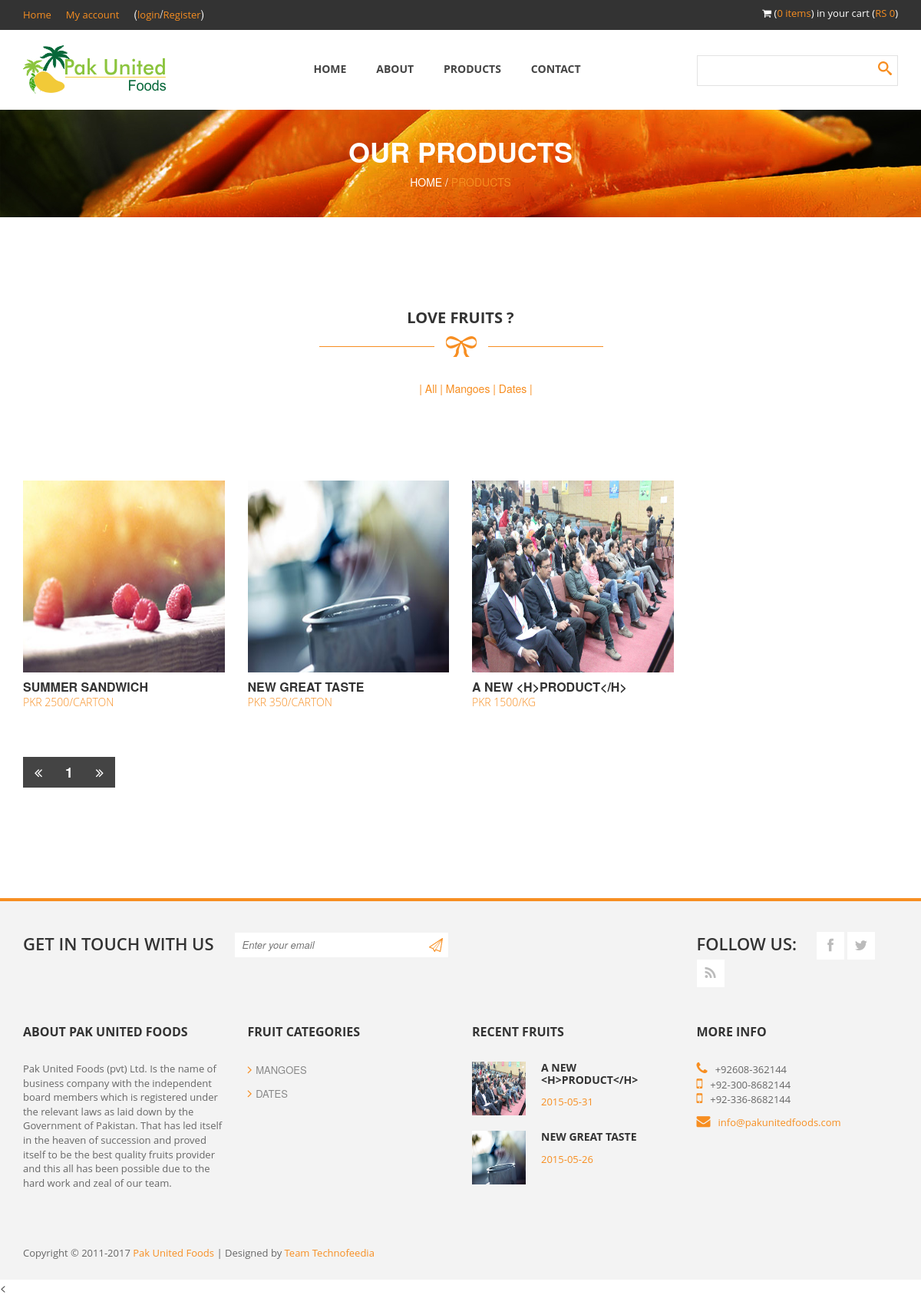
Page /Codebase/products.php on the committed database.
### tables this page shows
CREATE TABLE IF NOT EXISTS `fruits` (
`fruit_id` int(11) NOT NULL,
  `fruit_name` varchar(70) DEFAULT NULL,
  `fruit_time` timestamp NULL DEFAULT CURRENT_TIMESTAMP
);

CREATE TABLE IF NOT EXISTS `items` (
`item_id` int(11) NOT NULL,
  `item_name` varchar(60) NOT NULL,
  `item_fruit` int(11) NOT NULL,
  `item_desc` mediumtext NOT NULL,
  `item_image` varchar(255) NOT NULL,
  `item_price` float NOT NULL,
  `item_unit` varchar(100) NOT NULL,
  `item_active` int(1) NOT NULL DEFAULT '1',
  `item_time` timestamp NOT NULL DEFAULT CURRENT_TIMESTAMP
);

CREATE TABLE IF NOT EXISTS `contact` (
  `ptcl` varchar(15) NOT NULL,
  `mobile1` varchar(16) NOT NULL,
  `mobile2` varchar(16) NOT NULL,
  `email` text NOT NULL,
  `facebook` text NOT NULL,
  `twitter` text NOT NULL,
  `rss` text NOT NULL,
  `mapx` decimal(13,7) DEFAULT NULL,
  `mapy` decimal(13,7) NOT NULL,
  `about` longtext NOT NULL
);

### Codebase/products.php (the view, shortened to what this page needs)
<?php
require("header.php");
$url="";
$page_con="";
?>
    <div id="heading">
        <div class="container">
            <div class="row">
                <div class="col-md-12">
                    <div class="heading-content">
                        <h2>Our Products</h2>
                        <span>Home / <a href="<?php echo htmlspecialchars($_SERVER['PHP_SELF']); ?>">Products</a></span>
                    </div>
                </div>
            </div>
        </div>
    </div>
    <div id="products-post">
        <div class="container">
            <div class="row">
                <div class="col-md-12">
                    <div id="product-heading">
                        <h2>Love Fruits ?</h2>
                        <img src="images/under-heading.png" alt="" >
                    </div>
                </div>
            </div>
            <div class="row">
                <div class="filters col-md-12 col-xs-12">
                    <ul id="filters" class="clearfix">
                        <li><a class="filter" href="products.php">| All | </a></li>
                    <?php $sql = "SELECT `fruit_id`, `fruit_name` FROM `fruits` ";
                    $result=$conn->query($sql);
                    if($result->num_rows>0){
                        while($row=$result->fetch_assoc())
                        {
                            $id=base64_encode($row["fruit_id"]);
                            $name=$row["fruit_name"];
                            ?>
                        <li><a class="filter" href="<?php echo "products.php?cat=". $id; ?>"><?php echo $name; ?> | </a></li>
                        <?php } }?>
                    </ul>
                </div>
            </div>
            <div class="row" id="Container">
            <?php
            $num_rec_per_page=12;
            $page=1;
            $start_from = ($page-1) * $num_rec_per_page;
            $a="SELECT `item_id`, `item_name`,`item_desc`, `item_image`, date( `item_time`) DT,`item_fruit`,`fruit_name`,`item_price`,`item_unit` FROM `items`,`fruits` WHERE `fruit_id`=`item_fruit` and `item_active`=1 $url order by `item_id`  LIMIT $start_from, $num_rec_per_page";
            $items=$conn->query($a);
            while($r=$items->fetch_assoc()){
                $f_id=base64_encode($r['item_fruit']);
                $item_id=base64_encode($r['item_id']);
                $item_name=$r['item_name'];
                $item_img=$r['item_image'];
                $item_price=$r['item_price']."/".$r['item_unit'];
                ?>
                <div class="col-md-3 col-sm-6 mix portfolio-item <?php echo $f_id; ?>">
                    <div class="portfolio-wrapper">
                        <div class="portfolio-thumb">
                            <img src="images/<?php echo $item_img; ?>" alt="<?php echo $item_name; ?>" width="270px" height="250px"/>
                        </div>
                        <div class="label-text">
                            <h3><a href="details.php?item=<?php echo $item_id; ?>"><?php echo $item_name; ?></a></h3>
                            <span class="text-category">PKR <?php echo $item_price; ?></span>
                        </div>
                    </div>
                </div>
            <?php }?>
            </div>
            <div class="pagination">
                <div class="row">
                    <div class="col-md-12">
                        <ul>
                            <?php
                            $a="SELECT * FROM `items` WHERE `item_active`=1";
                           $c= $conn->query($a);
                            $total_records=$c->num_rows;
                            $total_pages = ceil($total_records / $num_rec_per_page);
                            echo "<li><a href='products.php?page=1$page_con'><i class='fa fa-angle-double-left'></i></a></li>";
                            for ($i=1; $i<=$total_pages; $i++) {
                                echo "<li><a href='products.php?page=$i$page_con'>$i</a></li>";
                            }
                            $i--;
                            echo "<li><a href='products.php?page=$i$page_con'><i class='fa fa-angle-double-right'></i></a></li>";
                            ?>
                        </ul>
                    </div>
                </div>
            </div>
        </div>
    </div>
<?php
require("footer.php");
?>

### Codebase/footer.php (shortened to what this page needs)
<footer>
    <div class="container">
        <div class="top-footer">
            <div class="row">
                <div class="col-md-9">
                    <div class="subscribe-form" id="subform">
                        <span>Get in touch with us</span>
                        <form method="get" class="subscribeForm">
                            <input id="subscribe" type="email" placeholder="Enter your email" required="required" />
                            <input type="submit" id="submitButton" onclick="subs()" />
                        </form>
                    </div>
                </div>
                <div class="col-md-3">
                    <div class="social-bottom">
                        <span>Follow us:</span>
                        <ul>
                            <li>
                                <a href="<?php echo $fb; ?>" class="fa fa-facebook"></a>
                            </li>
                            <li>
                                <a href="<?php echo $tw; ?>" class="fa fa-twitter"></a>
                            </li>
                            <li>
                                <a href="<?php echo $rss; ?>" class="fa fa-rss"></a>
                            </li>
                        </ul>
                    </div>
                </div>
            </div>
        </div>
        <div class="main-footer">
            <div class="row">
                <div class="col-md-3">
                    <div class="about">
                        <h4 class="footer-title">About Pak United Foods</h4>
                        <p>
                            Pak United Foods (pvt) Ltd. Is the name of business company with the independent board members which is registered under the relevant laws as laid down by the Government of Pakistan. That has led itself in the heaven of succession and proved itself to be the best quality fruits provider and this all has been possible due to the hard work and zeal of our team.
                        </p>
                    </div>
                </div>
                <div class="col-md-3">
                    <div class="shop-list">
                        <h4 class="footer-title">Fruit Categories</h4>
                        <ul>
                            <?php $sql = "SELECT `fruit_id`, `fruit_name` FROM `fruits` LIMIT 0,8";
                            $result=$conn->query($sql);
                            if($result->num_rows>0){
                                while($row=$result->fetch_assoc())
                                {
                                    $id="products.php?cat=".base64_encode($row["fruit_id"]);
                                    $name=$row["fruit_name"];
                                    ?>
                                    <li>
                                        <a href="<?php echo $id; ?>"><i class="fa fa-angle-right"></i><?php echo $name; ?></a>
                                    </li>
                                <?php } }?>
                        </ul>
                    </div>
                </div>
                <div class="col-md-3">
                    <div class="recent-posts">
                        <h4 class="footer-title">Recent Fruits</h4>
                        <?php
                        $a="SELECT `item_id`, `item_name`,`item_desc`, `item_image`, date( `item_time`) DT FROM `items` WHERE `item_active`=1 order by `item_id` DESC  limit 0,2";
                        $items=$conn->query($a);
                        while($r=$items->fetch_assoc()){
                            $item_id=base64_encode($r['item_id']);
                            $item_name=$r['item_name'];
                            $item_img=$r['item_image'];
                            $item_date=$r['DT'];
                            ?>
                        <div class="recent-post">
                            <div class="recent-post-thumb">
                                <img src="images/<?php echo $item_img; ?>" alt="" width="70" height="70">
                            </div>
                            <div class="recent-post-info">
                                <h6><a href="<?php echo "products.php?product=".$item_id; ?>"><?php echo $item_name; ?></a></h6>
                                <span><?php echo $item_date; ?></span>
                            </div>
                        </div>
                        <?php }?>
                    </div>
                </div>
                <div class="col-md-3">
                    <div class="more-info">
                        <h4 class="footer-title">More info</h4>
                        <ul>
                            <li>
                                <i class="fa fa-phone"></i><?php echo $ph; ?><br />
                                <i class="fa fa-mobile"></i><?php echo $mob1; ?><br />
                                <i class="fa fa-mobile-phone"></i><?php echo $mob2; ?>
                            </li>
                            <li>
                                <i class="fa fa-envelope"></i><a href="#"><?php echo $email; ?></a>
                            </li>
                        </ul>
                    </div>
                </div>
            </div>
        </div>
        <div class="bottom-footer">
            <p>
                Copyright © 2011-<?php echo date("Y");?> <a href="#">Pak United Foods</a> | Designed by <a href="http://www.technofeedia.com">Team Technofeedia</a>
            </p>
        </div>
    </div>
</footer>
<
</body>
</html>

### Codebase/css/templatemo_style.css (style rules this page uses)
a { text-decoration: none; color: #f78e21; }
p { font-family: 'Open Sans', sans-serif; font-size: 13px; color: #666; }
*, *:before, *:after { -moz-box-sizing: border-box; -webkit-box-sizing: border-box; box-sizing: border-box; }
#heading { background-image: url(../images/bg-image.jpg); height: 140px; }
#heading h2 { font-size: 36px; font-weight: 700; color: #fff; text-transform: uppercase; }
#heading span { color: #fff; text-transform: uppercase; }
.heading-content { text-align: center; margin-top: 35px; }
#product-heading { text-align: center; padding: 100px 0 30px 0; }
#product-heading h2 { font-family: 'Open Sans', sans-serif; font-size: 20px; color: #333; font-weight: 700; text-transform: uppercase; }
#Container { margin-top: 80px; }
#Container .mix { display: none; }
.portfolio-wrapper { overflow: hidden; padding-top: 20px; }
#filters { text-align: center; }
#filters li { cursor: pointer; list-style: none; display: inline-block; }
.label-text a { color: #333; }
.label-text h3 { margin: 10px 0 2px 0; font-size: 16px; font-weight: 700; color: #333; text-transform: uppercase; }
.label-text span { color: #777; text-transform: uppercase; font-family: 'Open Sans', sans-serif; font-weight: 300; display: block; color: #f78e21 }
.portfolio-thumb img { width: 100%; }
.portfolio-thumb { position: relative; }
.pagination { margin-top: 60px; }
.pagination ul { padding: 0; margin: 0; }
.pagination li { list-style: none; display: inline-block; }
.pagination a { background-color: #444; width: 40px; height: 40px; line-height: 40px; font-size: 18px; font-weight: 600; color: #fff; display: block; text-align: center; }
input, textarea { padding: 10px; border: 1px solid #e2e2e2; width: 100%; margin-top: 25px; font-size: 13px; font-style: italic; font-weight: 300; color: #aaa; outline: none; }
.recent-post { overflow: hidden; margin-bottom: 20px; }
.recent-post-thumb { float: left; margin-right: 20px !important; width: 70px; height: 70px; }
.recent-post-info { overflow: hidden; }
.recent-post-info h6 { font-family: 'Open Sans', sans-serif; font-size: 14px; font-weight: 700; text-transform: uppercase; margin-top: 0; }
.recent-post-info a { color: #333; }
.recent-post-info span { font-family: 'Open Sans', sans-serif; font-size: 13px; color: #f78e21; }
footer { background-color: #f3f3f3; border-top: 4px solid #f78e21; margin-top: 120px; }
.social-bottom { margin-top: 40px; padding-bottom: 40px; }
.social-bottom span { font-family: 'Open Sans', sans-serif; font-size: 22px; font-weight: 600; color: #333; text-transform: uppercase; float: left; margin-right: 26px; }
.social-bottom ul { margin: 0; padding: 0; }
.social-bottom li { list-style: none; display: inline-block; }
.social-bottom a { background-color: #fff; font-size: 18px; width: 36px; height: 36px; line-height: 36px; text-align: center; color: #bbb; }
.subscribe-form { margin-top: 40px; padding-bottom: 40px; }
.subscribe-form span { font-family: 'Open Sans', sans-serif; font-size: 22px; font-weight: 600; color: #333; text-transform: uppercase; float: left; margin-right: 26px; }
.subscribeForm { position: relative; display: inline-block; }
.subscribe-form input[type="submit"] { position: absolute; right: 0; top: 0; width: 34px; height: 34px; background: url(../images/subscribe-icon.png); background-repeat: no-repeat; background-position: center; color: transparent; background-color: transparent; content: ''; margin-top: 0; border: 0; }
.subscribe-form input#subscribe { padding: 4px 10px 4px 10px; line-height: 34px; height: 34px; max-width: 280px; width: 280px; margin-top: 0px; outline: 0; border-color: #f3f3f3; }
.footer-title { font-family: 'Open Sans', sans-serif; font-size: 16px; font-weight: 700; color: #333; text-transform: uppercase; padding-bottom: 20px; }
.shop-list ul { margin: 0; padding: 0; }
.shop-list li { list-style: none; margin: 10px 0; }
.shop-list i { font-size: 16px; margin-right: 5px; color: #f78e21; }
.shop-list a { text-transform: uppercase; color: #888; font-size: 13px; }
.recent-post-thumb { float: left; margin-right: 10px; width: 70px; height: 70px; }
.more-info ul { margin: 0; padding: 0; }
.more-info li { list-style: none; margin: 10px 0; font-family: 'Open Sans', sans-serif; font-size: 13px; color: #666; }
.more-info i { color: #f78e21; margin-right: 10px; font-size: 18px; }
.bottom-footer { text-align: left; padding: 60px 0 15px 0; }
@media screen and (min-width: 995px) { body { overflow-x: hidden; } }

### rows in the picture
fruits: fruit_name "Mangoes", fruit_name "MANGOES"
fruits: fruit_name "Dates", fruit_name "DATES"
items: item_image (picture), item_name "SUMMER SANDWICH", item_price "2500/CARTON"
items: item_image (picture), item_name "NEW GREAT TASTE", item_price "350/CARTON", item_date "2015-05-26"
items: item_image (picture), item_name "A NEW <H>PRODUCT</H>", item_price "1500/KG", item_date "2015-05-31"
contact: ptcl "+92608-362144", mobile1 "+92-300-8682144", mobile2 "+92-336-8682144", email "info@pakunitedfoods.com"

### other values in the picture
$items_count "0"
$amount "0"
